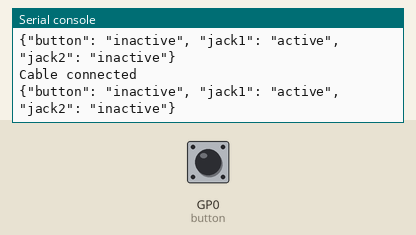
The program below on a simulated Raspberry Pi Pico running MicroPython. On the bench: the last lines printed to the serial console. The test bench sets the inputs (shaded band); at power-on: GP0 (button) LOW.

Above: at 1.2 s.
1.3 s: GP0 (button) pulled HIGH for 0.3 s
At 1.9 s:
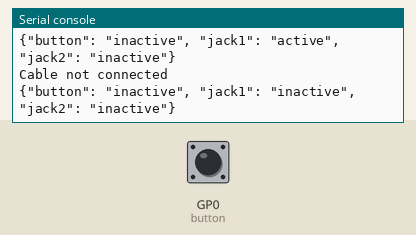
3.1 s: GP0 (button) pulled HIGH for 1 s
At 3.9 s:
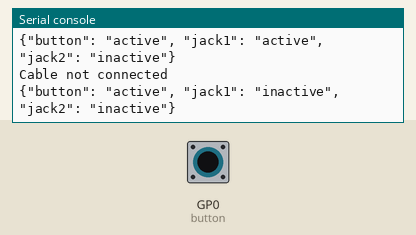

Measured:
- after the input at 1.3 s, the serial console: prints a new line after 0.20 s (image 1)
- after the input at 3.1 s, the serial console: prints a new line after 0.41 s (image 2)

The program:

controller.py
```python
from machine import Pin
from picozero import Button, Pot
from time import sleep
import ujson as json

#jack = Pin(4, Pin.OUT)
button = Button(0)
jackPin = Pin(0, Pin.IN, Pin.PULL_DOWN)

compStatus = {
    "button": "inactive",
    "jack1": "inactive",
    "jack2": "inactive"
}

while True:
    #jack = Button(0)
    #rint(jackPin.value())
    #print(jack.value)
    #print(jack.is_active)

    if jackPin.value() == 0:
        print("Cable connected")
        compStatus["jack1"] = "active"
    else:
        print("Cable not connected")
        compStatus["jack1"] = "inactive"

    if button.is_pressed:
        compStatus["button"] = "active"

    print(json.dumps(compStatus))


    sleep(0.5)
```
